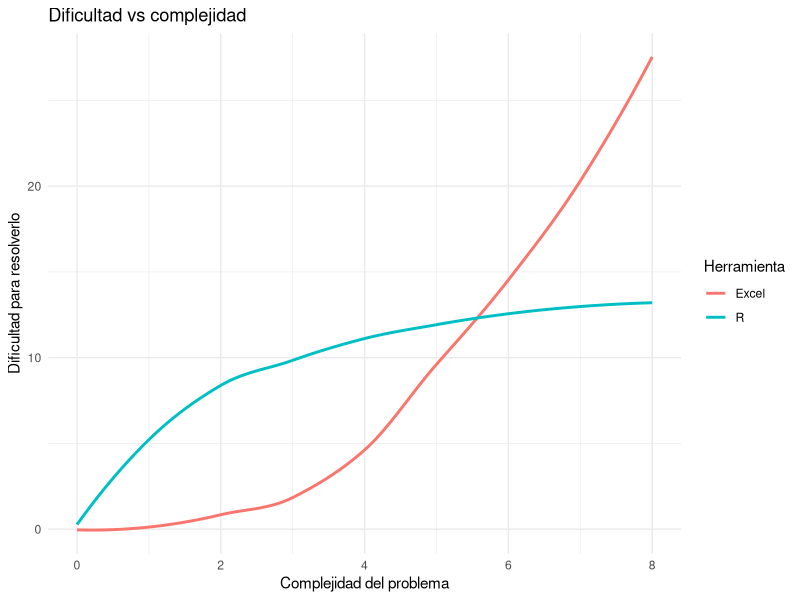

Generate this figure with R: (Note: this script raises an error after producing the figure.)
## ---- chunk 1
knitr::opts_chunk$set(echo = TRUE)
## ---- chunk 2

library(DiagrammeR)
grViz("
digraph cadena_reproducible {
  graph [overlap=false]
subgraph cluster_0 {  
node [shape = tab, fontname = Helvetica]
  C[label='Fuentes de datos']
  D[label='Rmarkdown']
  G[label='.html']
  H[label='.docx']
  I[label='.tex']
  J[label='.pdf']

node [shape=component]
  B[label='Código R']
  A[label='Texto markdown']

node [shape=ellipse]
  E[label='knitr']
  F[label='pandoc']
  L[label='MikTex']
node [shape=septagon]
N[label='Sitio web']

label='Cadena de software libre \npara investigación reproducible'
fontname=Helvetica
A->D B->D C->D D->E E->F F->{G, H, I} I->L L->J G->N[dir=none]
            }
subgraph cluster_1 {

K[label='Git']
M[label='GitHub']
D->K
K->D

K->M[dir=none]

label='Control de versiones\n  y colaboración'
fontname=Helvetica

                   }
}
")

## ---- chunk 3
library(tidyverse)
tribble(~prog,  ~x, ~y,
        "Excel",  0, 0, 
        "Excel",  1, 0, 
        "Excel",  2, 1, 
        "Excel",  3, 2, 
        "Excel",  4, 4, 
        "Excel",  5, 10, 
        "Excel",  6, 15, 
        "Excel",  7, 19, 
        "Excel",  8, 28,
        "R",      0, 0,
        "R",      1, 6,
        "R",      2, 8,
        "R",      3, 10, 
        "R",      4, 11, 
        "R",      5, 12, 
        "R",      6, 12.5, 
        "R",      7, 13, 
        "R",      8, 13.2
        ) %>% ggplot(aes(x=x, y=y, group=prog, color=prog)) + 
                  geom_smooth(se=FALSE) + 
                  labs(title="Dificultad vs complejidad", 
                       x="Complejidad del problema", 
                       y="Dificultad para resolverlo", 
                       color="Herramienta",
                       aption="Adaptado de \n http://shotwell.ca/blog/post/r_for_excel_users/") + 
                  theme_minimal()
## ---- chunk 4

#Programación procedimental en R: cada línea modifica el estado anterior del programa. 
set.seed(1244)
x <- c("a", "b", "c", "d", NA)   #Creo el vector x
y <- rnorm(5, 0, 3)              #Creo el vector y: una normal aleatoria.
df <- data.frame (x=x, y=y)      #Los reuno en un data.frame
df <- na.omit(df)                #Elimino las filas con missing (NA)
plot(df)                        #Produzco un gráfico. 

#Entorno de trabajo en R con paradigma procedimental: 3 efectos colaterales, un output.
ls()                          #Muestra el entorno de trabajo en consola.

rm(list=ls())                 #Borro el entorno de trabajo completo.

plot(na.omit(data.frame(x=c("a", "b", "c", "d", NA), y=rnorm(5, 0, 3))))  #Sólo output, 0 efectos colaterales.

#Entorno de trabajo funcional. Nada por aquí... sólo producimos output, cero efectos colaterales.
ls()

## ---- chunk 5
#Pasar a GraphViz: looks like shit.
grViz("digraph boxes_and_circles {
  graph [overlap = true, fontsize = 10]
  node [shape = circle,
        fontname = Helvetica, label ='Datos']
  A, C
    node [shape = circle,
        fontname = Helvetica]
  D [label ='Datos\nrecodificados\n2']
  E [label ='Datos\nrecodificados']
  node [shape = box,
        fixedsize = false,
        width = 0.9] 
  1, 2, 3, 4, 5, 6
  1[label= 'Función de \nrecodificación 1']
  2[label= 'Función de \nrecodificación 2']
  3[label= 'Función de \nrecodificación 3']
  4[label='Análisis 1']
  5[label='Análisis 2']
  6[label='Análisis 3']

subgraph cluster_0 {
  A->{1, 2, 3} 
  1->4
  2->5
  3->6
  label='Programación funcional'
  fontname=Helvetica
  fontsize = 14
}
edge [fontname=Helvetica]
subgraph cluster_1 { 
  7[label='Rutina de \nrecodifición']
  8[label='Análisis 1']
  9[label='Análisis 2']
  10[label='Análisis 3']
  11[label='Rutina de \nrecodificación 2']
  C->7
  7->E
  E->{8, 11}
  11->D
  D->{9,10}
    E->10[style=dotted, label=' ¿O son\nestos\ndatos\nlos que\n necesito?']
  E->10[style=dotted, label='', color='white']
  label='Programación procedimental'
  fontname=Helvetica
  fontsize = 14
                }
}
")
## ---- chunk 6


#=======================================#
#Bloque 1. Demostración de los conceptos#
#=======================================#

#Captura de datos.

x <- c(100000, 1, 2, 3, 4, 5, 6, 100, 1000) #Creo el vector "x" con valores numéricos. Se mantendrá inmutable a lo largo de todo el ejercicio. 
y <- c("a", "b", "c", "d", "e", "f", "g", "h", "i") #El vector y tiene valores caracter. 

#Inmutabilidad de los datos
#==========================
#Realizo una serie de operaciones sobre x y y, pero estos permanecen iguales. 

x                       #Imprimo x

data.frame(y=y, x=x)    #Combino x y y en una estructura rectangular

x*x                     #x al cuadrado

median(x)               #mediana de x

x                       #x nunca se modificó

#Funciones puras. Estimación de una mediana para vectores de largo impar.
#========================================================================


#Programación funcional: sin efectos colaterales. La función recibe al vector y regresa la mediana. 

sort(x)[(length(x)+1)/2]           

x                          #x se mantiene igual.

#Programación procedimental. Con efectos colaterales.  

n <- length(x)
x <- sort(x)
posicion <- (n+1)/2        
x [posicion]               #Regresa la mediana. 

x                          #Efecto colateral: reordenó x. 
n;posicion                 #También agregó dos objetos al entorno que no volveremos a utilizar.
data.frame(y=y, x=x)       #Corrupción de datos: no coinciden las filas. 

#Transparencia refencial. 
#========================

median(x) == sort(x)[(length(x)+1)/2]     #Igualdad de dos expresiones. 

z <- sort(x, decreasing=TRUE)            #Reordeno x de mayor a menor, lo asingo a z.

z

z[1]                                      #z en la posición 1

sort(x, decreasing = TRUE)[1]             #Podemos usar las expresiones z[1] y sort(x, decreasing = TRUE)[1] de manera totalmente equivalente. Ambas son la misma referencia para R. 

data.frame(y=y, x=log(x))

data.frame(y=y, x=x, z=log(x))

z                                          #z no se modificó, z=log(x) sólo es válido dentro de la función. 

#Función para estimar la mediana en vectores de cualquier largo. 

ifelse(length(x)%%2 == 0,                                                       #%%Regresa el resto de la división, si es igual a 0 length(x) es par.
      (sort(x)[floor((length(x)+1)/2)] + sort(x)[ceiling((length(x)+1)/2)])/2,  #length(x) par, promedio de los valores centrales. 
      sort(x)[(length(x)+1)/2]                                                  #length(x) par: valor central. 
      )
